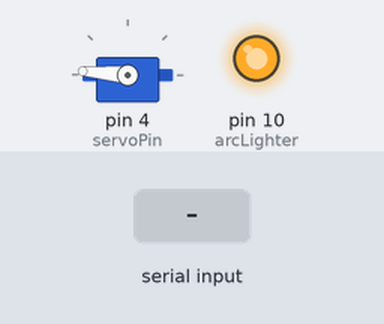
A sketch run on a simulated Arduino Uno, built with avr-gcc and run on an emulated ATmega328P. Shown: servo, output pins drawn as LEDs (lit = HIGH). The inputs (shaded band) are chosen by the test bench.

Above: at 1.2 s.
1.3 s: "p" received over the second serial link
At 1.75 s:
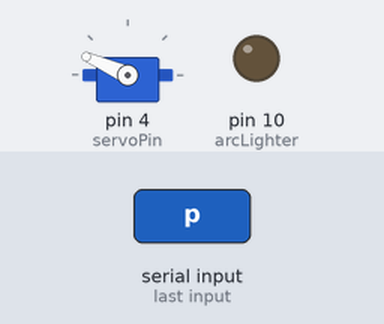
At 2.5 s:
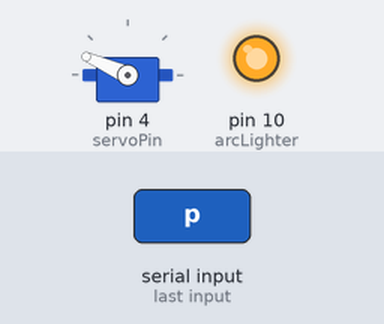
Timing chart, 0 to 5.7 s (numbered marks = the images above; inputs shaded):
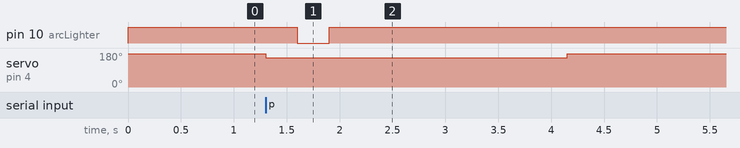

Measured:
- after the input at 1.3 s, pin 10 (arcLighter): HIGH → LOW after 0.30 s, → HIGH 0.30 s later; servo on pin 4 (servoPin): 175° → 156° at once, → 175° 2.9 s later

The sketch:

candle1.ino
```cpp
//PROJECT NOTES

//servo attack angles are 175 - 156


#include <Servo.h>
#include <SoftwareSerial.h>

SoftwareSerial BTserial(2, 3);  // 2 is RX, 3 is TX
Servo servo;
int angle = 175;
int arcLighter = 10;
int servoPin = 4;
char c;

void setup()
{
  BTserial.begin(9600);
  servo.attach(servoPin);
  servo.write(angle);
  pinMode(arcLighter, OUTPUT);
  pinMode(arcLighter, OUTPUT);
  digitalWrite(arcLighter, HIGH);
}


void loop()
{

  if (BTserial.available()) // turn this boolean variable to true when we recieve the bluetooth signal
  {
    c = BTserial.read(); // stores the character received
    if(c == 'p') {    // if we received the start command

        //  Trigger to push butane
        for(angle = 175; angle > 155; angle--)
        {
          servo.write(angle);
        }
        delay(300);
        digitalWrite(arcLighter, LOW);  // write arclighter low to ground bias base of BJT
        delay(300);
        digitalWrite(arcLighter, HIGH); // bring up bias of BJT again
        delay(2250);
        // pull away from butane
        for(angle = 156; angle < 176; angle++)
        {
          servo.write(angle);
        }
    }
//    if(c == 'p') {    // if we received the start command
//
//
//        digitalWrite(arcLighter, LOW);  // write arclighter low to ground bias base of BJT
//        delay(200);
//        digitalWrite(arcLighter, HIGH); // bring up bias of BJT again
//    }

  }

//  digitalWrite(10, LOW);
//  delay(500);
//  digitalWrite(10, HIGH);
//  delay(3000);


}
```
